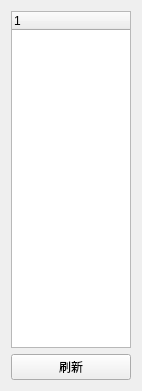
<?xml version="1.0" encoding="UTF-8"?>
<ui version="4.0">
 <class>Cab_TreeWid</class>
 <widget class="QWidget" name="Cab_TreeWid">
  <property name="geometry">
   <rect>
    <x>0</x>
    <y>0</y>
    <width>142</width>
    <height>391</height>
   </rect>
  </property>
  <property name="windowTitle">
   <string>Form</string>
  </property>
  <layout class="QGridLayout" name="gridLayout">
   <item row="0" column="0">
    <widget class="QTreeWidget" name="treeWidget">
     <column>
      <property name="text">
       <string notr="true">1</string>
      </property>
     </column>
    </widget>
   </item>
   <item row="1" column="0">
    <widget class="QPushButton" name="btn">
     <property name="text">
      <string>刷新</string>
     </property>
    </widget>
   </item>
  </layout>
 </widget>
 <resources/>
 <connections/>
</ui>
